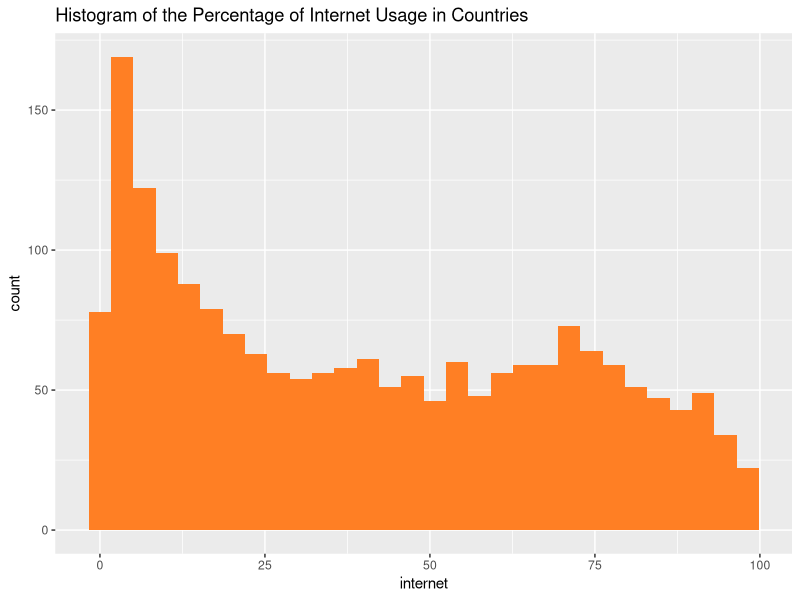
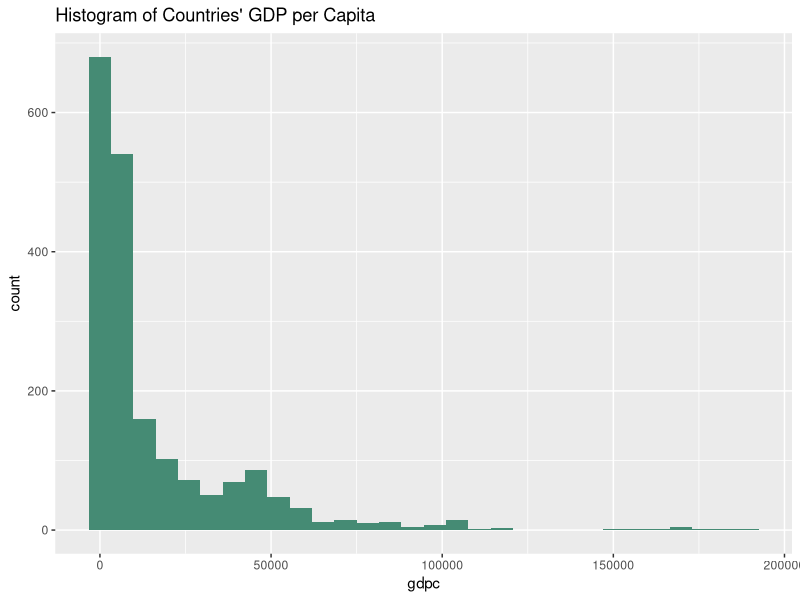
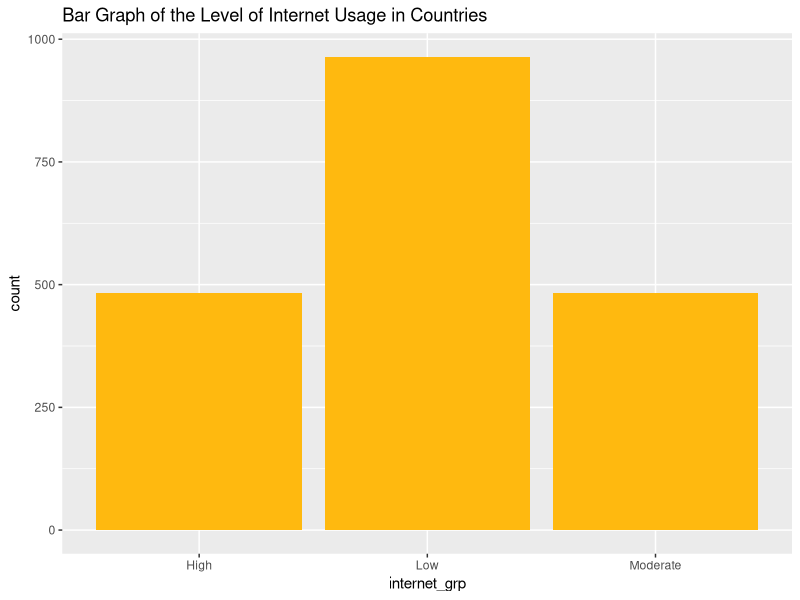
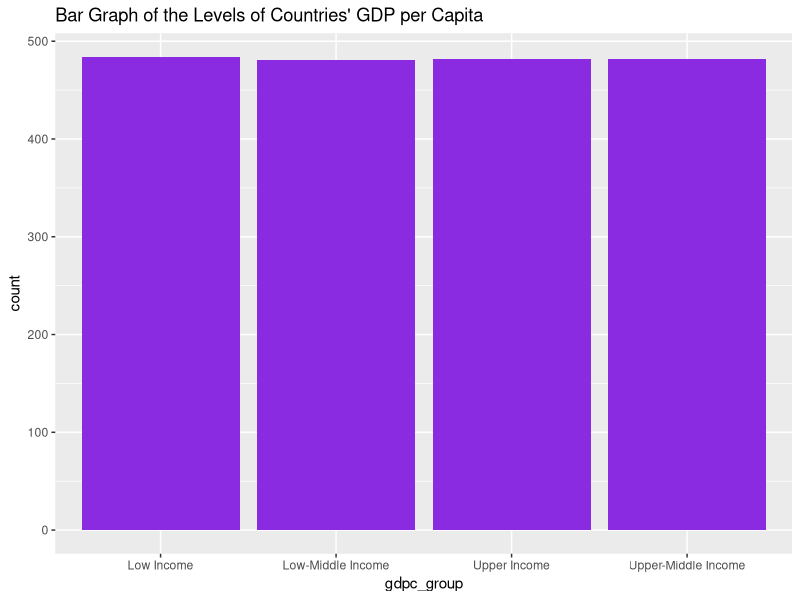
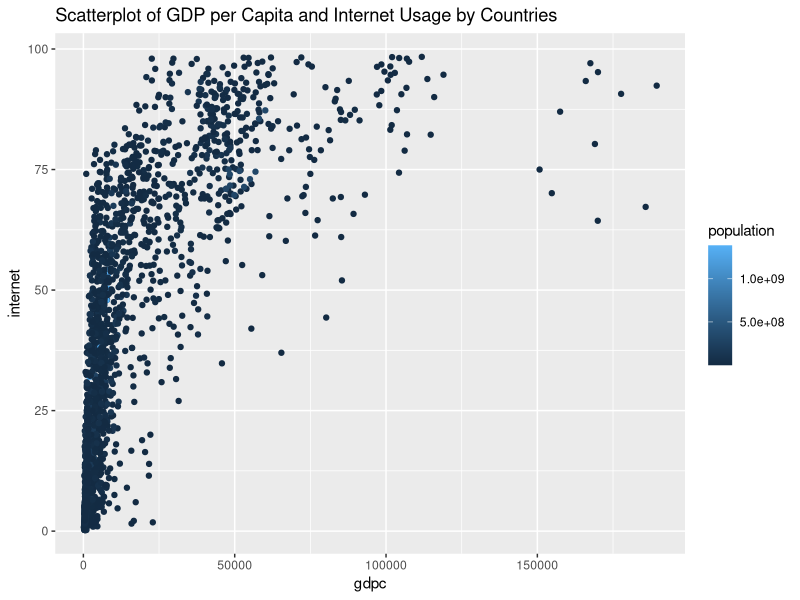
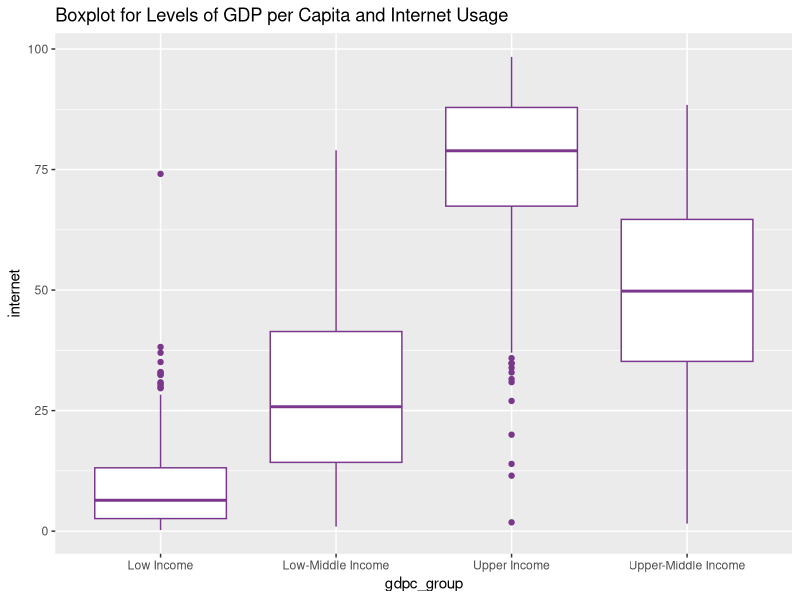
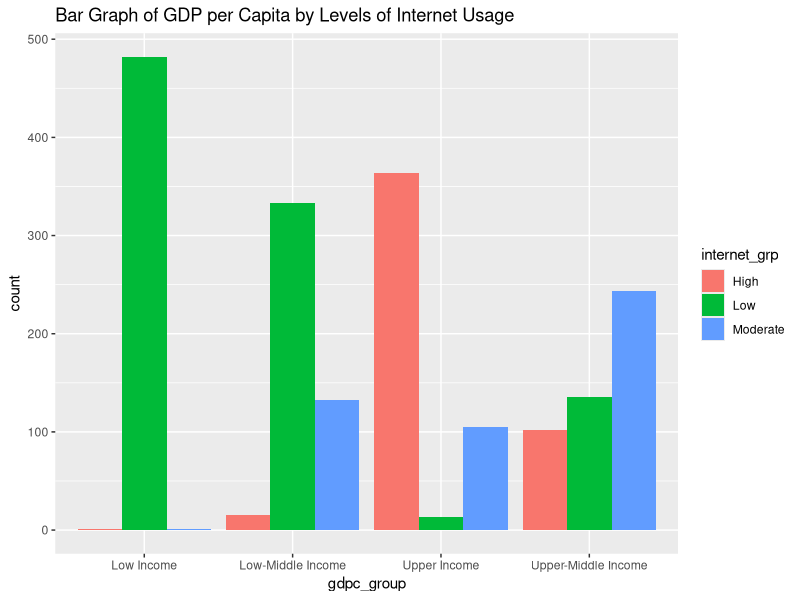

Source code (R) for these figures, in order:
## ---- chunk 1
knitr::opts_chunk$set(echo = TRUE)
## ---- chunk 2
library(readr)
library(ggplot2)
library(dplyr)
library(tidyr)
## ---- chunk 3
# Load the data
dataSmall <- read.csv("../../_data/dataMini1.csv")
head(dataSmall)

# Explore the data
glimpse(dataSmall)
## ---- chunk 4
# Cross table for gdpc_group and internet_grp
dataSmall %>%
  select(gdpc_group, internet_grp) %>%
  table()


# Proportional table for gdpc_group and internet_grp
dataSmall %>%
  select(gdpc_group, internet_grp) %>%
  table() %>%
  prop.table() *100
## ---- chunk 5
# Univarariate: Histograms
ggplot(data = dataSmall) +
  geom_histogram(mapping = aes(x = internet), fill = "chocolate1") +
  labs(title = "Histogram of the Percentage of Internet Usage in Countries") +
  theme_grey()

ggplot(data = dataSmall) +
  geom_histogram(mapping = aes(x = gdpc), fill = "aquamarine4") +
  ggtitle("Histogram of Countries' GDP per Capita")

# Univariate: Bar graphs
ggplot(data = dataSmall) +
  geom_bar(mapping = aes(x = internet_grp), fill = "darkgoldenrod1") +
  labs(title = "Bar Graph of the Level of Internet Usage in Countries")

ggplot(data = dataSmall) + 
  geom_bar(mapping = aes(x = gdpc_group), fill = "blueviolet") +
  labs(title = "Bar Graph of the Levels of Countries' GDP per Capita")

## ---- chunk 6
# Bivariate: Scatterplot for `internet` and `gdpc`
ggplot(data = dataSmall) +
  geom_point(mapping = aes(x = gdpc, y = internet, color = population)) +
  labs(title = "Scatterplot of GDP per Capita and Internet Usage by Countries")
  
# Bivariate: Boxplot for internet and groups of gdpc
ggplot(data = dataSmall, mapping = aes(x = gdpc_group, y = internet)) +
  geom_boxplot(color = "mediumorchid4") +
  labs(title = "Boxplot for Levels of GDP per Capita and Internet Usage")

# Bivariate: Bar Graph for levels of internet usage and levels of gdp/capita 
ggplot(data = dataSmall) +
  geom_bar(mapping = aes(x = gdpc_group, fill = internet_grp), 
           position = "dodge") +
  labs(title = "Bar Graph of GDP per Capita by Levels of Internet Usage")

